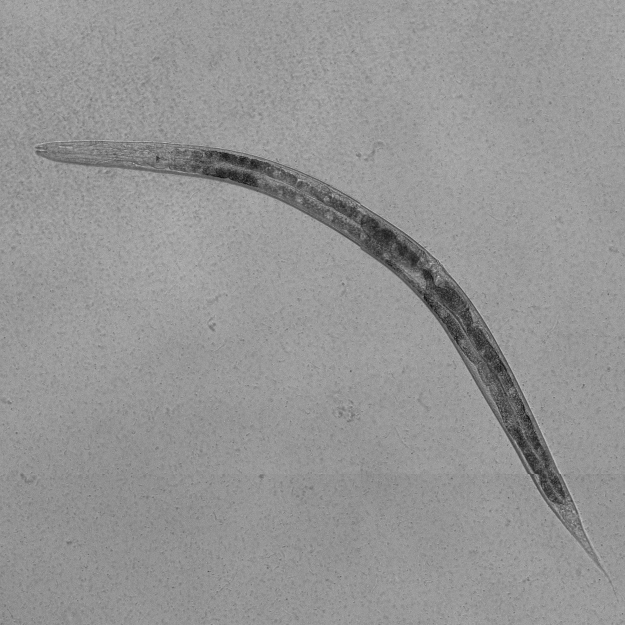
#> input picture testing_images/h51/h51_sample_seg_orig.tif, 1250 x 1250 px (shown at 1/2 size); the run also reads 1 picture not shown here
$ jupyter execute --allow-errors conf_map.ipynb
#> lines starting #> are read from the running program, lines starting #| are printed output that depends on the picture; after the words box and inside, x2 and y2 are one past the last pixel; in counts of white or black regions, pixels touching at a corner belong together
#> `orig_img = imread('testing_images/h51/h51_sample_seg.tif')`:
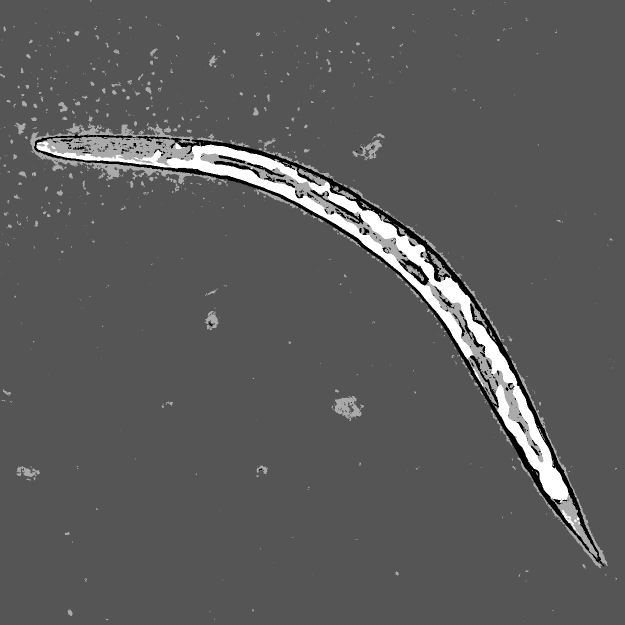
#> orig_img: shape (1250, 1250) uint16 (shown at 1/2 size); min 1, max 4, mean 2.07; drawn with min black and max white
#> further down, raw_img is the input picture: shape (1250, 1250); min 0, max 255, mean 148.9
### mapping.py
import matplotlib.pyplot as plt
from skimage import segmentation
from skimage.io import imread
from skimage.morphology import (
    opening, remove_small_objects, area_closing, closing)
from skimage.morphology import disk
from skimage.util.dtype import img_as_uint
from scipy import ndimage
from skimage.measure import label
import numpy as np
from csaps import csaps, CubicSmoothingSpline
import scipy
from matplotlib.path import Path
from scipy.interpolate import griddata
from stripmap.map import Stripmap, Polygon


def do_kdtree(cur_point, original_points):
    """Helper function for sorting a set of points by distance from a specific point

    Args:
        cur_point (list of NDarray): reference point to sort from
        original_points (list of NDarray): points to sort

    Returns:
        sorted_points: array of sorted x, y, and distances
    """
    combined_x_y_arrays = np.dstack(
        [original_points[0].ravel(), original_points[1].ravel()])[0]
    mytree = scipy.spatial.cKDTree(combined_x_y_arrays)
    dist, indexes = mytree.query(cur_point)
    return [original_points[0][indexes[0]], original_points[1][indexes[0]], indexes[0], dist]


# [7 lines left out: function plot_cmplx, not called in this run]


def morphology(orig_img, worm_idx):
    """Perform a set of morphological operations to result in a binary image with 1 worm

    Args:
        orig_img (image): segmented image (ilastik output)
        worm_idx (int): number to specify which worm to use when there are multiple in one image

    Returns:
        final_img : binary segmented image with one worm
    """
#> called with worm_idx = 1
    # close any areas smaller than 90 px
    area_closed = area_closing(orig_img, 90)
    opened = opening(area_closed, disk(5))  # opening operation
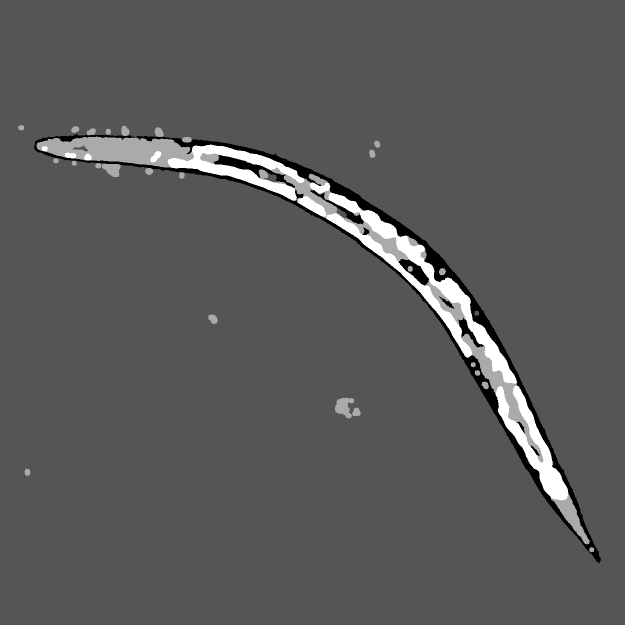
#> opened: shape (1250, 1250) uint16 (shown at 1/2 size); min 1, max 4, mean 2.05; drawn with min black and max white

    # combine layers 2 and 3 and layers 1 and 4
    opened[opened == 1] = 1
    opened[opened == 2] = 0
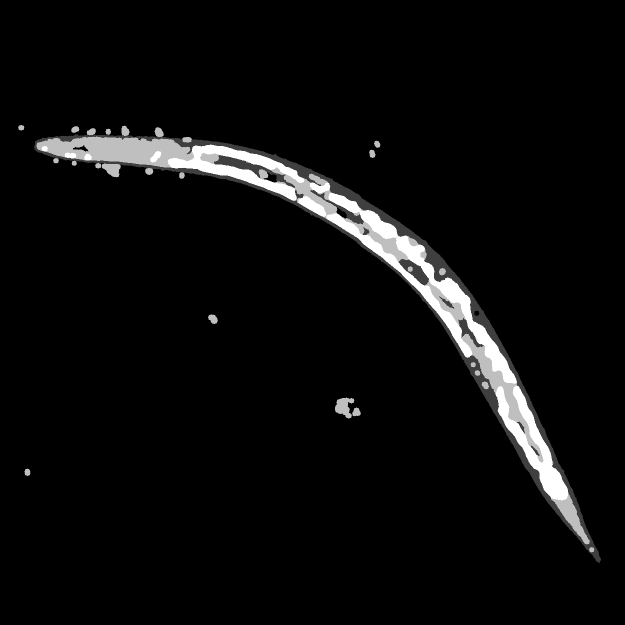
#> opened: shape (1250, 1250) uint16 (shown at 1/2 size); min 0, max 4, mean 0.187; drawn with min black and max white
    opened[opened == 3] = 0
    opened[opened == 4] = 1
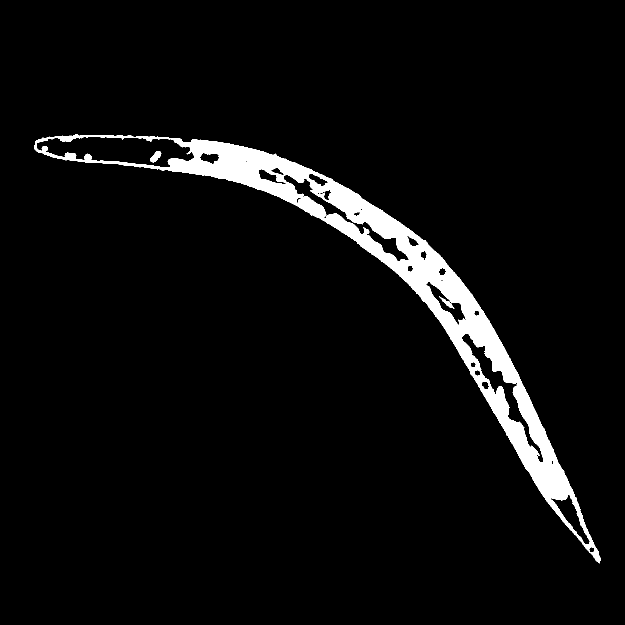
#> opened: shape (1250, 1250) uint16 (shown at 1/2 size); values 0 (black) and 1 (white), 4.8% white; 3 white regions, box (x1, y1, x2, y2) and area: (68, 268, 1202, 1127) 74030, (300, 302, 323, 325) 288, (878, 593, 909, 617) 192

    # perform opening again to get rid of any salt in the bg
    fill_worm = label(opened)
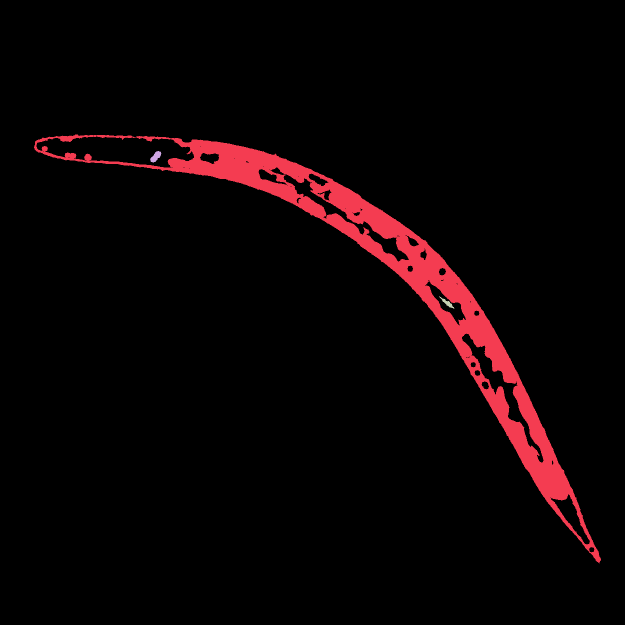
#> fill_worm: shape (1250, 1250) int64 (shown at 1/2 size); 4 distinct labels, from 0 to 3; one colour per label, 0 black
    fill_worm = remove_small_objects(fill_worm, 1000)
#> fill_worm: shape (1250, 1250) int64; values 0 (black) and 1 (white), 4.7% white; 1 white region, box (x1, y1, x2, y2) and area: (68, 268, 1202, 1127) 74030
    fill_worm = closing(fill_worm, disk(15))
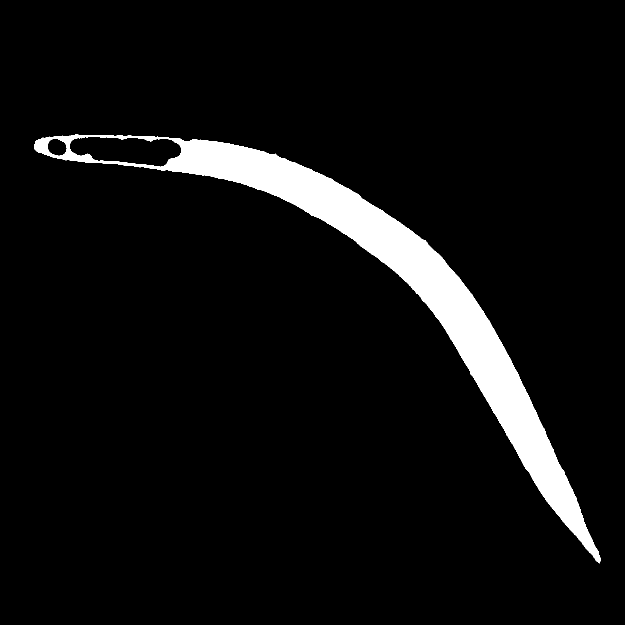
#> fill_worm: shape (1250, 1250) int64 (shown at 1/2 size); values 0 (black) and 1 (white), 6% white; 1 white region, box (x1, y1, x2, y2) and area: (68, 268, 1202, 1127) 93308
    # fill any holes in worm
    fill_worm = ndimage.binary_fill_holes(fill_worm)
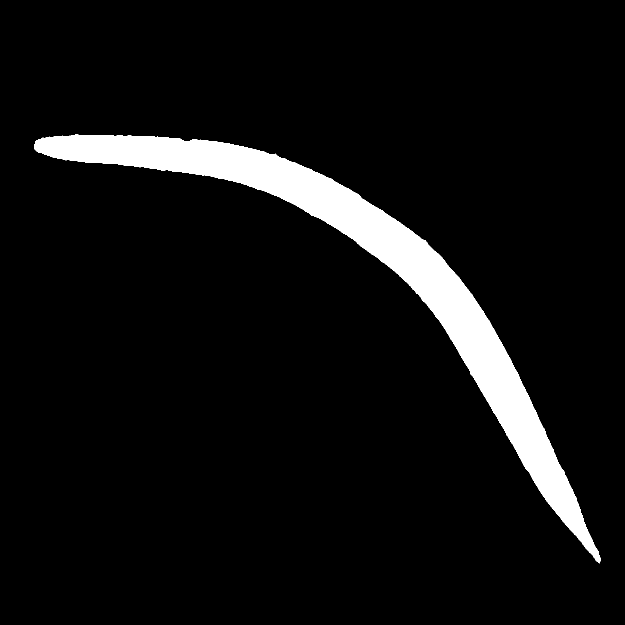
#> fill_worm: shape (1250, 1250) bool (shown at 1/2 size); 6.7% white; 1 white region, box (x1, y1, x2, y2) and area: (68, 268, 1202, 1127) 103977
    # label the objects in the photo
    fill_worm = label(fill_worm)
    # remove any object that is less than 20,000 px in area
    final = remove_small_objects(fill_worm, 20000)

    # only take the last worm
    unique_worms = np.unique(final)
#> unique_worms = [0, 1]
    for value in unique_worms:
        if value != 0 and value != unique_worms[worm_idx]:
            final[final == value] = 0
#> this loop made 2 passes
    return final


def get_worm_boundary(image):
    """Gets the worm boundary

    Args:
        image (image): binary segmented image

    Returns:
        full_bound_data_xi_w: weighted x boundary
        full_bound_data_yi_w: weighted y boundary
        full_bound_data_xi_w_int: weighted x boundary cast as integer
        full_bound_data_yi_w_int: weighted y boundary cast as integer
        top_2_curve: indices of two points with greatest curvature (essentially endpoints)
    """
    worm_boundary = segmentation.find_boundaries(image, mode='inner')
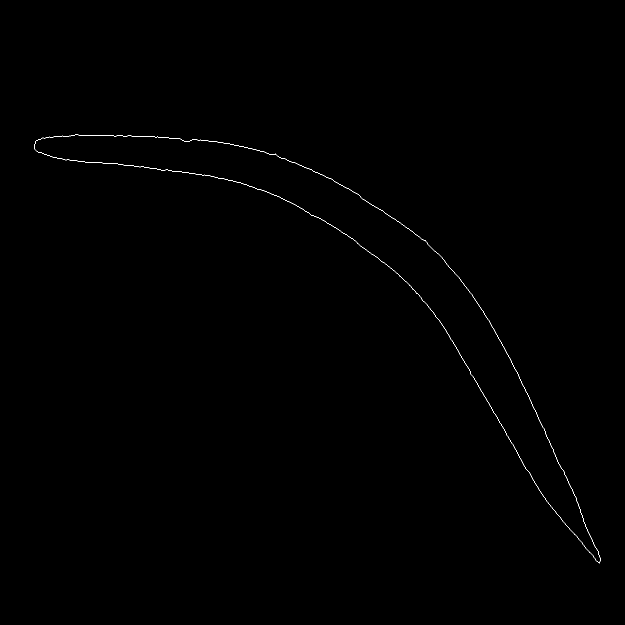
#> worm_boundary: shape (1250, 1250) bool (shown at 1/2 size); 0.18% white in thin lines or dots, all inside (x1, y1, x2, y2) = (68, 268, 1202, 1127)

    pixel_list_row = np.nonzero(worm_boundary)[0]
#> pixel_list_row = 2762 values from 268 to 1126
    pixel_list_col = np.nonzero(worm_boundary)[1]
#> pixel_list_col = 2762 values, max 1201 at index 2743, min 68 at index 422, mean 703.8

    original_points = [pixel_list_col, pixel_list_row]
    cur_point = [[original_points[0][0], original_points[1][0]]]
#> cur_point = [[154, 268]]
    cur_idx = 0
    sorted_points = [[original_points[0][0]], [original_points[1][0]]]
#> sorted_points = [[154], [268]]
    tot_dist = 0
    for i in range(len(pixel_list_col)-1):
        original_points[0] = np.delete(original_points[0], cur_idx)
        original_points[1] = np.delete(original_points[1], cur_idx)
        result = do_kdtree(cur_point, original_points)
        tot_dist += result[3]
        if result[3] > ((tot_dist/(i+1))*100):
            break
        sorted_points[0].append(result[0])
        sorted_points[1].append(result[1])
        cur_point = [result[:2]]
        cur_idx = result[2]
        full_bound_data = csaps(range(len(sorted_points[0])), [
                                sorted_points[0], sorted_points[1]], range(len(sorted_points[0])), smooth=1)
        full_bound_data_xi = full_bound_data[0]
        full_bound_data_yi = full_bound_data[1]
#> this loop made 1 pass
#> (dist in do_kdtree, indexes in do_kdtree, result, tot_dist, cur_idx) on pass 1: ([1.41], [4], [155, 269, 4, [1.41]], [1.41], 4)
#> after the loop, original_points = 2 items
    localization = 10
    # x' and y'
    x_t = np.gradient(sorted_points[0][::localization])
    y_t = np.gradient(sorted_points[1][::localization])
    # velocity [x', y']
    vel = np.array([[x_t[i], y_t[i]] for i in range(x_t.size)])
    # speed = sqrt(x'^2 + y'^2) = ds/dt
    speed = np.sqrt(x_t * x_t + y_t * y_t)
    # tangent vector = v/(ds/dt)
    tangent = np.array([1/speed] * 2).transpose() * vel

    # calculate second deriv
    xx_t = np.gradient(x_t)
    yy_t = np.gradient(y_t)

    # calculate curvature
    curvature_val = np.abs(xx_t * y_t - x_t * yy_t) / \
        (x_t * x_t + y_t * y_t)**1.5
    full_curvature = []
    j = 0
    for i in range(0, len(full_bound_data_xi), localization):
        if (i + localization > len(full_bound_data_xi)):
            full_curvature.extend(
                [curvature_val[j]] * (len(full_bound_data_xi) - i))
        else:
            full_curvature.extend([curvature_val[j]] * localization)
        j += 1

    # calculate cumulative curvature and find points of local maximum curvature
    full_curvature_cumul = []
    full_curvature_cumul_val = 0
    for i in range(len(curvature_val)):
        full_curvature_cumul_val += curvature_val[i]
        full_curvature_cumul.append(full_curvature_cumul_val)
    fcc_x = range(0, len(full_bound_data_xi), localization)
    fcc_s = CubicSmoothingSpline(
        fcc_x, full_curvature_cumul, smooth=0.00001).spline
    fcc_ds1 = fcc_s.derivative(nu=1)
    fcc_ds2 = fcc_s.derivative(nu=2)
    top_2_curve = (fcc_ds2.roots()[
        (fcc_ds1(fcc_ds2.roots())).argsort()])[-2:].astype(int)
    # sort curvature and split weights
    curve_idx = range(len(full_curvature))
    zipped_cur = zip(full_curvature, curve_idx)
    zipped_cur = sorted(zipped_cur, reverse=False)
    tuples = zip(*zipped_cur)
    full_curve_sorted, curve_idx = [list(tuple) for tuple in tuples]
    portion = round(len(full_curvature)/10)
    weighted_indexes = [curve_idx[x:x+portion]
                        for x in range(0, len(curve_idx), portion)]

    weights = np.ones_like(sorted_points[0]) * 0.5
    w = [0.00000001, 0.000001, 0.000001, 0.000001, 0.000001,
         0.000001, 0.000001, 0.000001, 0.000001, 0.1]
    for i in range(10):
        weights[weighted_indexes[i]] = w[i]

    full_bound_data_w = csaps(range(len(full_bound_data_xi)), [sorted_points[0], sorted_points[1]], range(
        len(full_bound_data_xi)), weights=weights, smooth=0.85)
    full_bound_data_s = CubicSmoothingSpline(range(len(full_bound_data_xi)), [
        sorted_points[0], sorted_points[1]], weights=weights, smooth=0.85).spline
    full_bound_data_xi_w = full_bound_data_w[0]
    full_bound_data_yi_w = full_bound_data_w[1]
    full_bound_data_xi_w_int = full_bound_data_xi_w.astype(int)
    full_bound_data_yi_w_int = full_bound_data_yi_w.astype(int)
    return full_bound_data_xi_w, full_bound_data_yi_w, full_bound_data_xi_w_int, full_bound_data_yi_w_int, top_2_curve


# [169 lines left out: functions get_mapping_points, get_interior_points, check_direction, perform_mapping, plot_interior_mapped, interpolate_interior, not called in this run]

### conf_map.ipynb
## Conformal mapping workflow example (post Ilastik segmentation - interpolation)

### Import helper functions

[cell 1]
from skimage.util.dtype import img_as_uint
from skimage.io import imread
import matplotlib.pyplot as plt
import mapping as cfm

### Import raw and segmented image

[cell 2]
orig_img = imread('testing_images/h51/h51_sample_seg.tif')
orig_img = img_as_uint(orig_img)
raw_img = imread('testing_images/h51/h51_sample_seg_orig.tif')

### Perform morphological operations

[cell 3]
select_worm = cfm.morphology(orig_img=orig_img, worm_idx=1)
plt.imshow(select_worm)
plt.show()

### Get boundary and select boundary points for mapping

#> (a cell that did not finish here is left out)

### Check endpoints and direction of the points
If the points are not arranged in counterclockwise order, set first arg (switch) to True to reverse the points

[cell 5]
endpoint_idx = [1, 24]
#> (the rest of this cell did not finish here and is left out)

### Get interior points and colors

#> (a cell that did not finish here is left out)

### Perform strip conformal mapping with boundary and then map the interior points using that mapping
Resolution variable used mainly for testing purposes, can be removed in final pipeline to always use highest resolution

[cell 7]
res = 1
#> (the rest of this cell did not finish here and is left out)

### Plot the interior mapping to roughly see if the points are correct

#> (a cell that did not finish here is left out)

### Interpolate the interior points to get final result

#> (a cell that did not finish here is left out)
